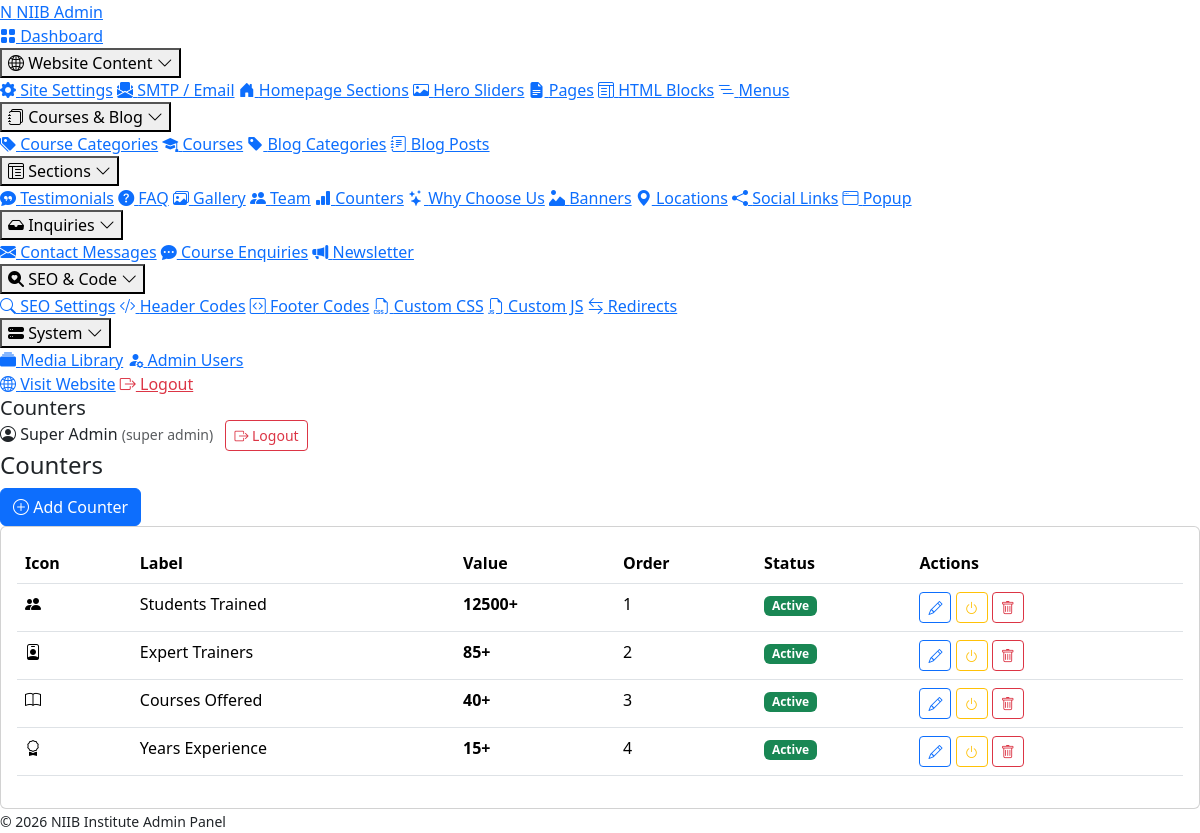
The page /admin/modules/counters.php (signed in) on the database its author committed.
### tables this page shows
CREATE TABLE `counters` (
  `id` INT(11) UNSIGNED NOT NULL AUTO_INCREMENT,
  `label` VARCHAR(150) NOT NULL,
  `value` VARCHAR(50) NOT NULL,
  `suffix` VARCHAR(10) DEFAULT '+',
  `icon` VARCHAR(80) DEFAULT NULL,
  `sort_order` INT(11) NOT NULL DEFAULT 0,
  `status` TINYINT(1) NOT NULL DEFAULT 1,
  PRIMARY KEY (`id`)
);

### includes/functions.php (called while the page is built, shortened)
<?php
function e($value) {
    return htmlspecialchars((string)$value, ENT_QUOTES | ENT_HTML5, 'UTF-8');
}

### config/database.php (called while the page is built, shortened)
<?php
function db() {
    static $pdo = null;
    if ($pdo === null) {
        $dsn = 'mysql:host=' . DB_HOST . ';dbname=' . DB_NAME . ';charset=' . DB_CHARSET;
        $options = [
            PDO::ATTR_ERRMODE            => PDO::ERRMODE_EXCEPTION,
            PDO::ATTR_DEFAULT_FETCH_MODE => PDO::FETCH_ASSOC,
            PDO::ATTR_EMULATE_PREPARES   => false,
            PDO::MYSQL_ATTR_INIT_COMMAND => "SET NAMES " . DB_CHARSET
        ];
        try {
            $pdo = new PDO($dsn, DB_USER, DB_PASS, $options);
        } catch (PDOException $e) {
            if (ENVIRONMENT === 'development') {
                die('Database connection failed: ' . $e->getMessage());
            } else {
                error_log('DB connection error: ' . $e->getMessage());
                die('Service temporarily unavailable.');
            }
        }
    }
    return $pdo;
}

### admin/includes/auth.php (called while the page is built, shortened)
<?php
require_once __DIR__ . '/../../config/database.php';
require_once __DIR__ . '/../../includes/functions.php';
try {
    $stmt = db()->prepare("SELECT id, name, email, role, avatar FROM admin_users WHERE id=? AND status=1");
    $stmt->execute([$_SESSION['admin_id']]);
    $current_admin = $stmt->fetch();
} catch (Throwable $e) {
    die('DB error. Please run install.php.');
}

### admin/modules/counters.php (the view, shortened to what this page needs)
<?php
require __DIR__.'/../includes/auth.php';
$page_title='Counters'; $active='counters';
$action=$_GET['action']??'list'; $id=(int)($_GET['id']??0); $pdo=db();
include __DIR__.'/../includes/header.php';
if ($action==='add' || $action==='edit') {
    $c=['id'=>0,'label'=>'','value'=>'','suffix'=>'+','icon'=>'','sort_order'=>0,'status'=>1];
    if ($action==='edit' && $id>0){$r=crud_fetch('counters',$id); if($r)$c=$r;}
?>
<div class="page-header"><h4><?= $action==='edit'?'Edit Counter':'Add Counter' ?></h4><a class="btn btn-outline-secondary btn-sm" href="<?= ADMIN_URL ?>/modules/counters.php"><i class="bi bi-arrow-left"></i> Back</a></div>
<form method="post"><?= csrf_field() ?><input type="hidden" name="id" value="<?= (int)$c['id'] ?>">
<div class="card"><div class="card-body"><div class="row g-3">
<div class="col-md-6"><label class="form-label">Label *</label><input name="label" class="form-control" required value="<?= e($c['label']) ?>"></div>
<div class="col-md-3"><label class="form-label">Value *</label><input name="value" class="form-control" required value="<?= e($c['value']) ?>"></div>
<div class="col-md-3"><label class="form-label">Suffix</label><input name="suffix" class="form-control" value="<?= e($c['suffix']) ?>" placeholder="+"></div>
<div class="col-md-6"><label class="form-label">Icon (Bootstrap Icons class)</label><input name="icon" class="form-control" value="<?= e($c['icon']) ?>" placeholder="bi-people-fill"></div>
<div class="col-md-3"><label class="form-label">Sort Order</label><input type="number" name="sort_order" class="form-control" value="<?= (int)$c['sort_order'] ?>"></div>
<div class="col-md-3 d-flex align-items-end"><div class="form-check form-switch"><input type="checkbox" name="status" id="cstn" value="1" class="form-check-input" <?= $c['status']?'checked':'' ?>><label for="cstn" class="form-check-label">Active</label></div></div>
</div></div></div>
<button class="btn btn-primary mt-3"><i class="bi bi-check2-circle"></i> Save</button>
</form>
<?php } else { $rows=$pdo->query("SELECT * FROM counters ORDER BY sort_order, id")->fetchAll(); ?>
<div class="page-header"><h4>Counters</h4><a class="btn btn-primary" href="?action=add"><i class="bi bi-plus-circle"></i> Add Counter</a></div>
<div class="card"><div class="card-body"><div class="table-responsive">
<table class="table table-hover"><thead><tr><th>Icon</th><th>Label</th><th>Value</th><th>Order</th><th>Status</th><th>Actions</th></tr></thead><tbody>
<?php foreach($rows as $r): ?>
<tr><td><i class="bi <?= e($r['icon']) ?>"></i></td><td><?= e($r['label']) ?></td>
<td><strong><?= e($r['value']).e($r['suffix']) ?></strong></td><td><?= (int)$r['sort_order'] ?></td>
<td><?= $r['status']?'<span class="badge bg-success">Active</span>':'<span class="badge bg-secondary">Inactive</span>' ?></td>
<td>
    <a class="btn btn-sm btn-outline-primary" href="?action=edit&id=<?= $r['id'] ?>"><i class="bi bi-pencil"></i></a>
    <a class="btn btn-sm btn-outline-warning" href="?action=toggle&id=<?= $r['id'] ?>"><i class="bi bi-power"></i></a>
    <a class="btn btn-sm btn-outline-danger confirm-delete" href="?action=delete&id=<?= $r['id'] ?>"><i class="bi bi-trash"></i></a>
</td></tr>
<?php endforeach; ?>
</tbody></table></div></div></div>
<?php } ?>
<?php include __DIR__.'/../includes/footer.php'; ?>

### admin/includes/header.php (shortened to what this page needs)
<?php
$page_title = $page_title ?? 'Admin';
$active = $active ?? '';
?>
<!DOCTYPE html>
<html lang="en">
<head>
<link href="https://cdn.jsdelivr.net/npm/bootstrap@5.3.2/dist/css/bootstrap.min.css" rel="stylesheet">
<link href="https://cdn.jsdelivr.net/npm/bootstrap-icons@1.11.1/font/bootstrap-icons.min.css" rel="stylesheet">
<link href="<?= ADMIN_URL ?>/assets/css/admin.css?v=4" rel="stylesheet">
</head>
<body>
<aside class="admin-sidebar">
    <div class="sidebar-brand">
        <a href="<?= ADMIN_URL ?>/index.php"><span class="logo-mark">N</span> <span class="logo-text">NIIB Admin</span></a>
    </div>
    <nav class="sidebar-nav">
        <a href="<?= ADMIN_URL ?>/index.php" class="<?= $active==='dashboard'?'active':'' ?>"><i class="bi bi-grid-fill"></i> Dashboard</a>
        <?php foreach ($nav_groups as $groupLabel => $group):
            $isOpen = false;
            foreach ($group['items'] as $i) if ($i['key'] === $active) { $isOpen = true; break; }
        ?>
        <div class="nav-group<?= $isOpen ? ' open' : '' ?>">
            <button type="button" class="nav-group-toggle">
                <i class="bi <?= e($group['icon']) ?>"></i>
                <span><?= e($groupLabel) ?></span>
                <i class="bi bi-chevron-down nav-group-chev"></i>
            </button>
            <div class="nav-group-items">
                <?php foreach ($group['items'] as $i): ?>
                    <a href="<?= ADMIN_URL ?>/<?= $i['href'] ?>" class="<?= $active===$i['key']?'active':'' ?>"><i class="bi <?= e($i['icon']) ?>"></i> <?= e($i['label']) ?></a>
                <?php endforeach; ?>
            </div>
        </div>
        <?php endforeach; ?>
        <a href="<?= SITE_URL ?>" target="_blank"><i class="bi bi-globe2"></i> Visit Website</a>
        <a href="<?= ADMIN_URL ?>/logout.php" class="text-danger"><i class="bi bi-box-arrow-right"></i> Logout</a>
    </nav>
</aside>
<div class="admin-main">
    <header class="admin-topbar">
        <h5 class="m-0"><?= e($page_title) ?></h5>
        <div class="ms-auto admin-user">
            <span class="d-none d-md-inline me-2"><i class="bi bi-person-circle"></i> <?= e($current_admin['name']) ?> <small class="text-muted">(<?= e(str_replace('_',' ',$current_admin['role'])) ?>)</small></span>
            <a href="<?= ADMIN_URL ?>/logout.php" class="btn btn-sm btn-outline-danger"><i class="bi bi-box-arrow-right"></i> Logout</a>
        </div>
    </header>
    <main class="admin-content">

### rows shown on the page
counters: label "Students Trained", value "12500", suffix "+", sort_order "1", status "Active"
counters: label "Expert Trainers", value "85", suffix "+", sort_order "2", status "Active"
counters: label "Courses Offered", value "40", suffix "+", sort_order "3", status "Active"
counters: label "Years Experience", value "15", suffix "+", sort_order "4", status "Active"

### other values the page prints
$groupLabel "Website Content"
$i['label'] "Site Settings"
$i['label'] "SMTP / Email"
$i['label'] "Homepage Sections"
$i['label'] "Hero Sliders"
$i['label'] "Pages"
$i['label'] "HTML Blocks"
$i['label'] "Menus"
$groupLabel "Courses & Blog"
$i['label'] "Course Categories"
$i['label'] "Courses"
$i['label'] "Blog Categories"
$i['label'] "Blog Posts"
$groupLabel "Sections"
$i['label'] "Testimonials"
